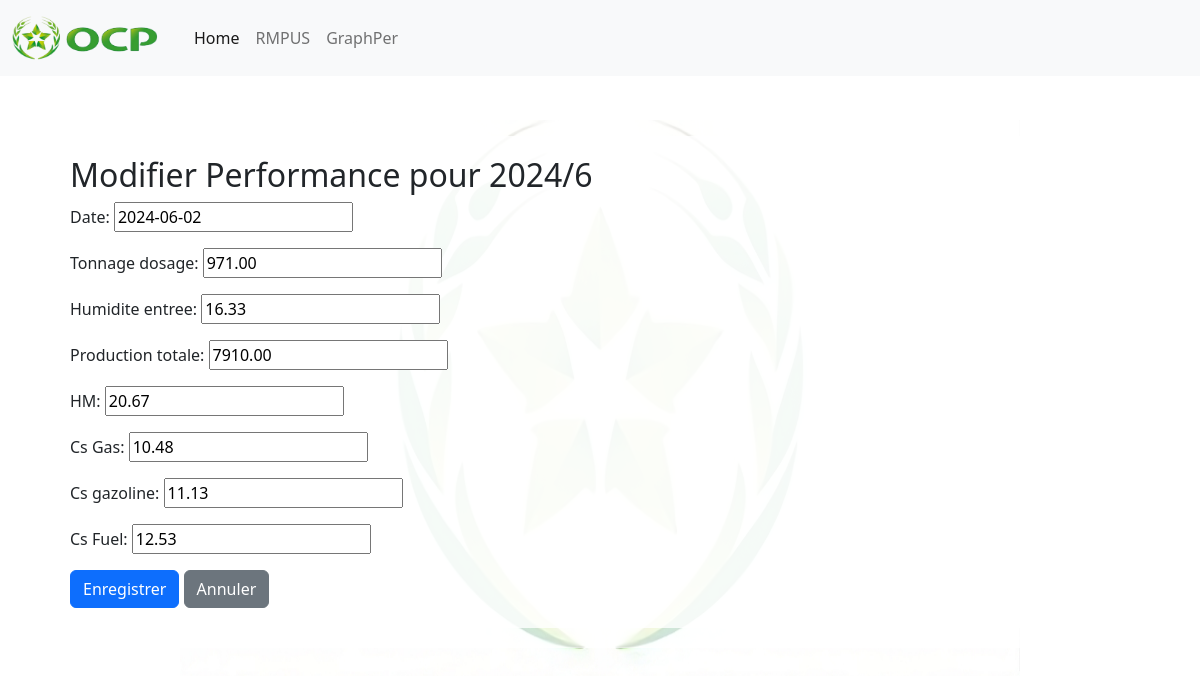
The page /performance/2024/6/edit/18/ on the database its author committed.
### myapp/models.py (models this page shows, shortened)
class Performance(models.Model):
    date = models.DateField(null=True, blank=True)
    Tonnage_dosage = models.DecimalField(max_digits=10, decimal_places=2, null=True, blank=True)
    Humidite_entree = models.DecimalField(max_digits=10, decimal_places=2, null=True, blank=True)
    Production_totale = models.DecimalField(max_digits=10, decimal_places=2, null=True, blank=True)
    HM = models.DecimalField(max_digits=10, decimal_places=2, null=True, blank=True)
    Cs_Gas = models.DecimalField(max_digits=10, decimal_places=2, null=True, blank=True)
    Cs_gazoline = models.DecimalField(max_digits=10, decimal_places=2, null=True, blank=True)
    Cs_Fuel = models.DecimalField(max_digits=10, decimal_places=2, null=True, blank=True)

### myapp/views.py (the view)
# urls.py: path('performance/<int:year>/<int:month>/edit/<int:performance_id>/', views.edit_performance, name='edit_performance'),
def edit_performance(request, year, month, performance_id):
    performance = get_object_or_404(Performance, id=performance_id)
    if request.method == 'POST':
        form = PerformanceForm(request.POST, instance=performance)
        if form.is_valid():
            form.save()
            return redirect('performance_daily', year=year, month=month)
    else:
        form = PerformanceForm(instance=performance)
    return render(request, 'edit_performance.html', {'form': form, 'year': year, 'month': month})

### myapp/forms.py
class PerformanceForm(forms.ModelForm):
    class Meta:
        model = Performance
        fields = '__all__'  # Ou spécifiez les champs que vous voulez afficher dans le formulaire

### myapp/templates/edit_performance.html (shortened to what this page needs)
{% extends "base.html" %}
{% block content %}
<div class="container">
    <h2>Modifier Performance pour {{ year }}/{{ month }}</h2>
    <form method="POST">
        {{ form.as_p }}
        <button type="submit" class="btn btn-primary">Enregistrer</button>
        <a href="{% url 'performance_daily' year=year month=month %}" class="btn btn-secondary">Annuler</a>
    </form>
</div>
{% endblock %}

### rows shown on the page
Performance: date "2024-06-02", Tonnage_dosage "971.00", Humidite_entree "16.33", Production_totale "7910.00", HM "20.67", Cs_Gas "10.48", Cs_gazoline "11.13", Cs_Fuel "12.53"

### other values the page prints
{{ year }} "2024"
{{ month }} "6"
